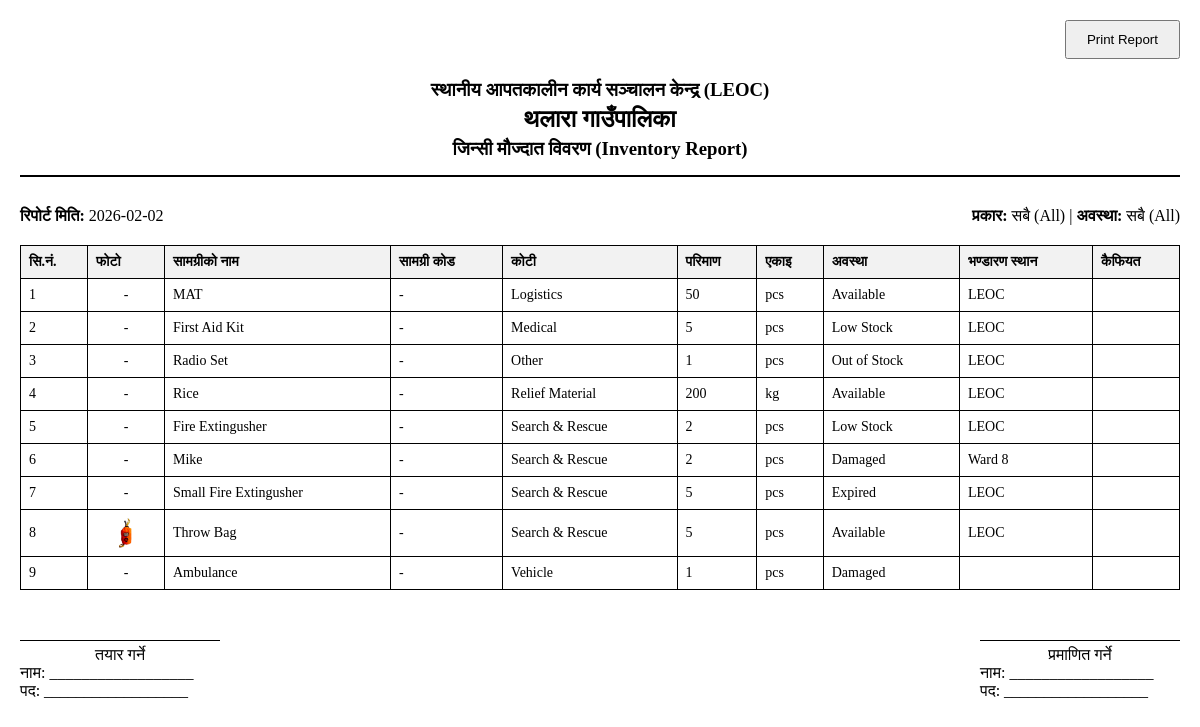
Before: /inventory/report with the older database file.
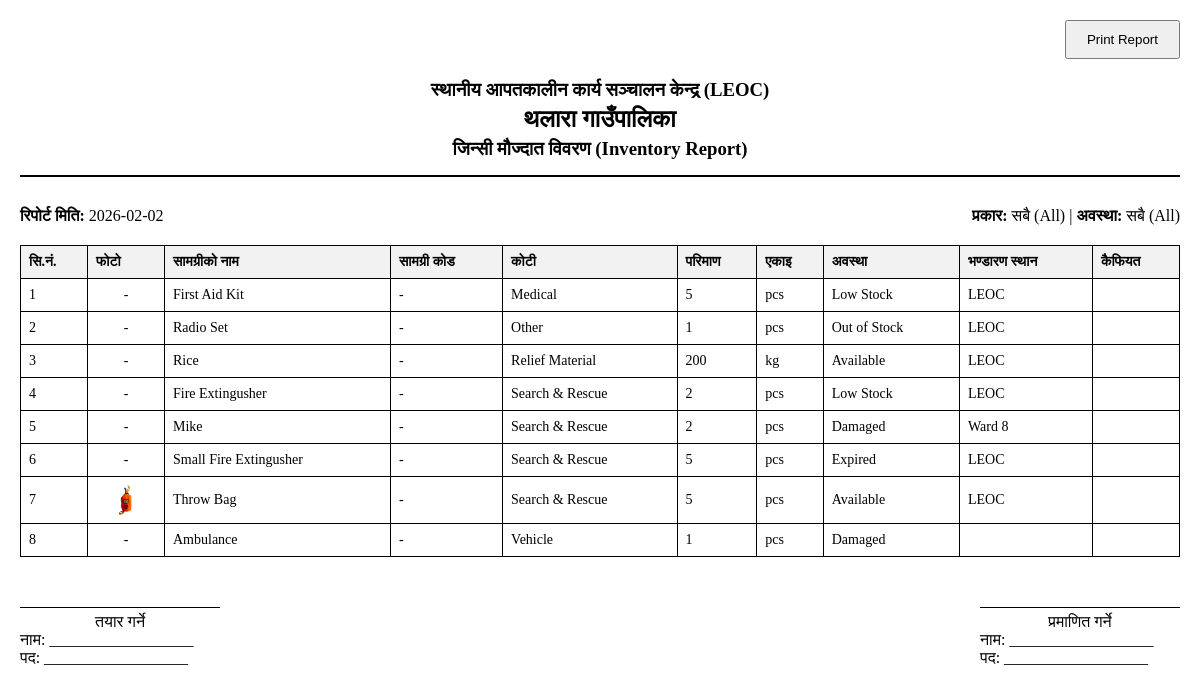
After: the same page with the newer database file.
### app.py (models this page shows, shortened)
class InventoryItem(db.Model):
    id = db.Column(db.Integer, primary_key=True)
    name = db.Column(db.String(200), nullable=False, index=True)
    item_code = db.Column(db.String(50), unique=True, index=True) # Unique identifier/Label
    category = db.Column(db.String(100), nullable=False, index=True) # Relief Material, Medical, Search & Rescue, Logistics, Vehicle, Other
    quantity = db.Column(db.Integer, nullable=False, default=0)
    unit = db.Column(db.String(50), nullable=False) # kg, pcs, box, set, liter, meter, etc.
    source = db.Column(db.String(100)) # Purchase, Donation, Provincial Govt, Federal Govt, NGO/INGO
    status = db.Column(db.String(50), default='Available', index=True) # Available, Low Stock, Out of Stock, Damaged, Expired
    expiry_date = db.Column(db.Date)
    warehouse_location = db.Column(db.String(200))
    remarks = db.Column(db.Text)
    image_filename = db.Column(db.String(255))
    is_locked = db.Column(db.Boolean, default=False, index=True)
    created_at = db.Column(db.DateTime, default=datetime.utcnow, index=True)
    updated_at = db.Column(db.DateTime, default=datetime.utcnow, onupdate=datetime.utcnow, index=True)

### app.py (the view)
@app.route('/inventory/report')
def inventory_report_print():
    category = request.args.get('category')
    status = request.args.get('status')
    query = InventoryItem.query
    if category:
        query = query.filter(InventoryItem.category == category)
    if status:
        query = query.filter(InventoryItem.status == status)
    items = query.order_by(InventoryItem.category, InventoryItem.name).all()
    return render_template('inventory_report.html', items=items, now=datetime.now())

### templates/inventory_report.html (shortened to what this page needs)
<!DOCTYPE html>
<html lang="ne">
<head>
</head>
<body>
    <div class="no-print" style="text-align: right; margin-bottom: 20px;">
        <button onclick="window.print()" style="padding: 10px 20px; cursor: pointer;">Print Report</button>
    </div>
    <div class="header">
        <h3>स्थानीय आपतकालीन कार्य सञ्चालन केन्द्र (LEOC)</h3>
        <h2>थलारा गाउँपालिका</h2>
        <h3>जिन्सी मौज्दात विवरण (Inventory Report)</h3>
    </div>
    <div class="meta-info">
        <span><strong>रिपोर्ट मिति:</strong> {{ now.strftime('%Y-%m-%d') }}</span>
        <span>
            <strong>प्रकार:</strong>
            {% if request.args.get('category') %} {{ request.args.get('category') }} {% else %} सबै (All) {% endif %}
            |
            <strong>अवस्था:</strong>
            {% if request.args.get('status') %} {{ request.args.get('status') }} {% else %} सबै (All) {% endif %}
        </span>
    </div>
    <table>
        <thead>
            <tr>
                <th style="width: 50px;">सि.नं.</th>
                <th style="width: 60px;">फोटो</th>
                <th>सामग्रीको नाम</th>
                <th>सामग्री कोड</th>
                <th>कोटी</th>
                <th>परिमाण</th>
                <th>एकाइ</th>
                <th>अवस्था</th>
                <th>भण्डारण स्थान</th>
                <th>कैफियत</th>
            </tr>
        </thead>
        <tbody>
            {% for item in items %}
            <tr>
                <td>{{ loop.index }}</td>
                <td style="text-align: center;">
                    {% if item.image_filename %}
                    <img src="{{ url_for('static', filename='uploads/' + item.image_filename) }}" class="report-thumb"
                        alt="img">
                    {% else %}
                    -
                    {% endif %}
                </td>
                <td>{{ item.name }}</td>
                <td>{{ item.item_code or '-' }}</td>
                <td>{{ item.category }}</td>
                <td>{{ item.quantity }}</td>
                <td>{{ item.unit }}</td>
                <td>{{ item.status }}</td>
                <td>{{ item.warehouse_location or '' }}</td>
                <td>{{ item.remarks or '' }}</td>
            </tr>
            {% else %}
            <tr>
                <td colspan="10" style="text-align: center;">कुनै तथ्याङ्क भेटिएन</td>
            </tr>
            {% endfor %}
        </tbody>
    </table>
    <div class="footer">
        <div>
            <div class="signature-line">तयार गर्ने</div>
            <div>नाम: __________________</div>
            <div>पद: __________________</div>
        </div>
        <div>
            <div class="signature-line">प्रमाणित गर्ने</div>
            <div>नाम: __________________</div>
            <div>पद: __________________</div>
        </div>
    </div>
</body>
</html>

### templates/inventory_report.html (style rules this page uses)
body { font-family: 'Times New Roman', serif; margin: 0; padding: 20px; }
.header { text-align: center; margin-bottom: 30px; border-bottom: 2px solid #000; padding-bottom: 10px; }
.header h2, .header h3 { margin: 5px 0; }
.meta-info { display: flex; justify-content: space-between; margin-bottom: 20px; }
table { width: 100%; border-collapse: collapse; margin-bottom: 20px; }
th, td { border: 1px solid #000; padding: 8px; text-align: left; font-size: 14px; }
th { background-color: #f2f2f2; }
.footer { margin-top: 50px; display: flex; justify-content: space-between; }
.signature-line { width: 200px; border-top: 1px solid #000; text-align: center; padding-top: 5px; }
.report-thumb { width: 30px; height: 30px; object-fit: cover; vertical-align: middle; }

Changed rows visible on the page:
removed InventoryItem: name "MAT", item_code "-", category "Logistics", quantity "50", unit "pcs", status "Available", warehouse_location "LEOC"
